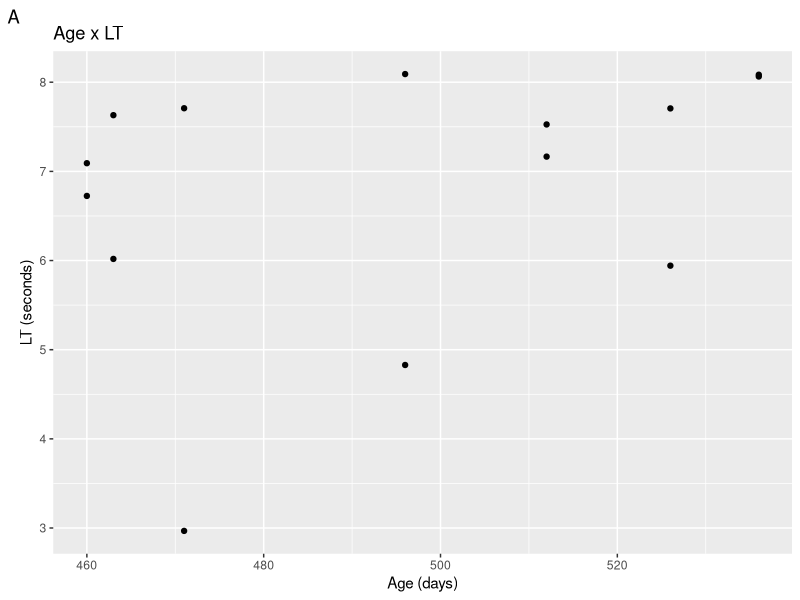
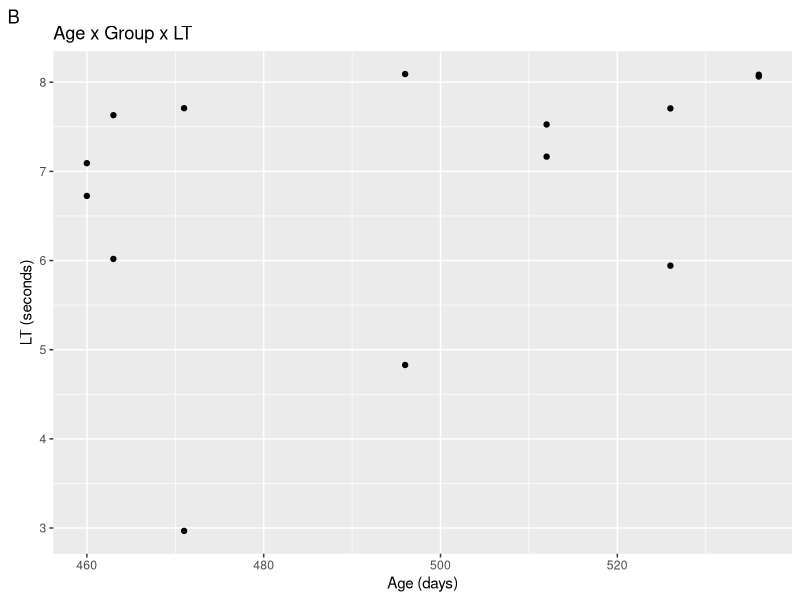
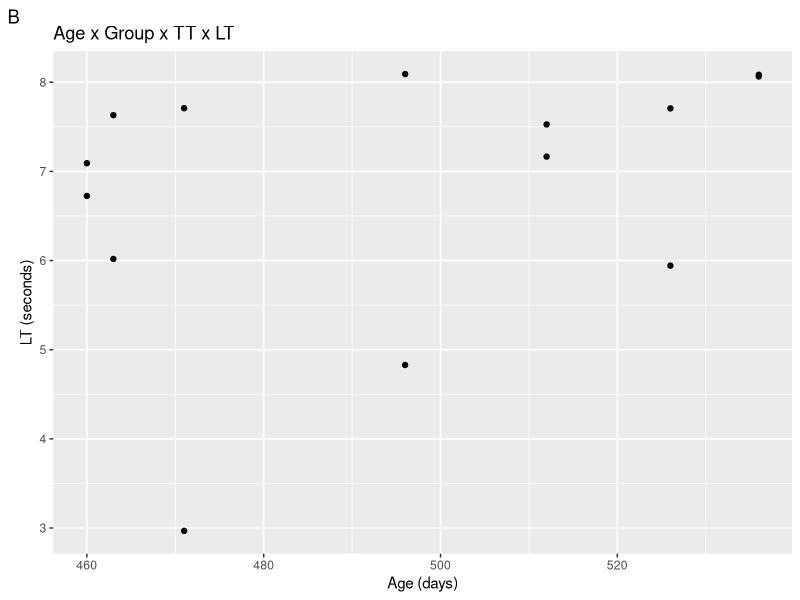
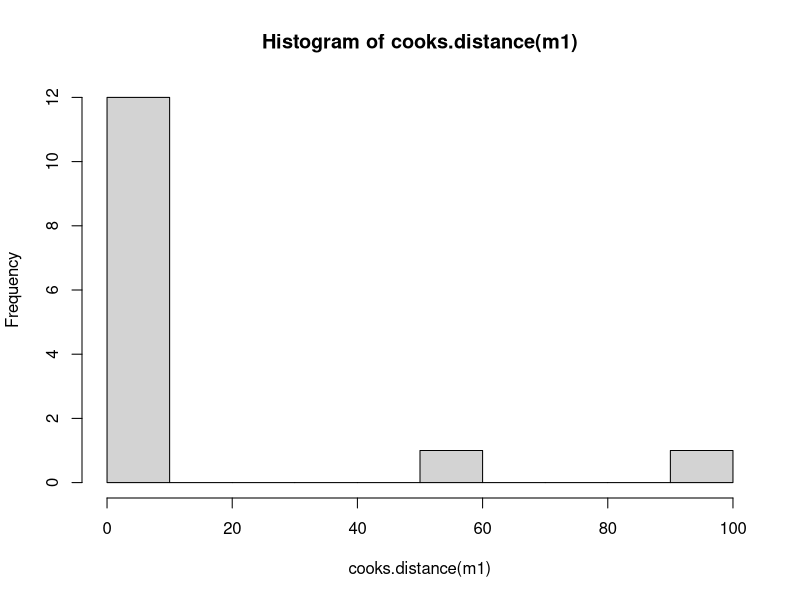

The R script that drew these images, in order: (Note: this script raises an error after producing the figures.)
# "Developmental trajectories of perceptual narrowing among monolingual and bilingual infants"
# Stage 1: Registered Report
# XXXXXXXXXXXXXXXXXX
# Submitted to Developmental Science

# Dependencies ------------------------------------------------------------
setwd("~/Downloads/trajectories-perceptual-narrowing-master/Analysis") # Need to re-set if folder downloaded from GitHub
require("praise")
require("dplyr")
require("lme4")
require("reshape2")
require ("ggplot2")
require("car")

# Pre-Processing ----------------------------------------------------------

# NOTE: Important pre-processing steps occur in the python script 'codeCleanData.py'
  # located in 'Analysis Scripts (Syntax)' folder of the OSF profile.
  # This script converts raw data into two .csv files: 
    # 1: 'allCleanData.csv' which contains all eye-tracking data for all participants
    # 2: 'analysisData.csv' which contains all eye-tracking data *for included participants only*

  # Specific inclusion criteria met in this pre-processing script are that infants have BOTH: 
    # 1: Habituated within 9 - 24 habituation trials 
      # 'habTrials > 24 or habTrials < 9'
    # 2: Looked for at least 1 second in test trials
      # 'LTSame < 1 or LTSwitch < 1'

  # Therefore, this script constitutes the analysis pipeline for all pre-processed eye-tracking data.

# Importing Data ----------------------------------------------------------

# Import pre-processed eye-tracking data (inclusion criteria mets)
cleandata <- data.frame(read.csv("analysisData.csv"))#; View(cleandata)
mydata <- cleandata

# Import behavioural data, which include all hand-scored 
  # data required for analyses (e.g., questionnaires, Mullen, etc)
behavedata <- data.frame(read.csv("behaviouralData.csv"))#; View(behavedata)

# Clean behavedata to match number of participants in excluded data set
A <- cleandata$Participant.ID
B <- behavedata$ID
identical(A, B)
# False, means there are excluded participants
  # can see in this example that clean data doesn't include
  # p's 1, 5, or 10
  # NTS: eventually make this automatic

# Alter behavedata accordingly 
behavedata <- behavedata[-c(1, 5, 10), ] # this is just erasing unnecessary columns
B <- behavedata$ID
identical(A, B)
# Now it's true, means they contain same included p's

# You now have all the data you need!
praise()

# Clean for modeling ------------------------------------------------------
ogdata <- mydata # save original data set in case you need it later

# rename relevant variables
names(mydata)[names(mydata)=="Participant.ID"] <- "id"
names(mydata)[names(mydata)=="Sex..1...male..2...female."] <- "sex"
names(mydata)[names(mydata)=="LT.Pre.test"] <- "LTPre"
names(mydata)[names(mydata)=="LT.Same.Trials"] <- "LTSame"
names(mydata)[names(mydata)=="LT.Switch.Trials"] <- "LTSwitch"
names(mydata)[names(mydata)=="LT.Post.test"] <- "LTPost"
names(mydata)[names(mydata)=="LT.total.of.pre.and.post.test"] <- "TotalTest"

# save only the columns you need
df <- mydata[ , c(1, 2)]

# add relevant behavioural variables to mydata, add new column for trial
df$age <- round(behavedata$age, 2) # NTS: age as integer
df$group <- behavedata$group

# give each participant 2 rows
df <- df %>% slice(rep(1:n(), each = 2))

# make new column for trial type
df$trial <- NA

# reshape looking time data to long format
  # could probably melt eloquently, but idk how so i'm forcing it
same <- mydata$LTSame # save same looking times
switch <- mydata$LTSwitch # save switch looking times
ltsb <- rbind(same, switch) # bind them together w ps as columns (b for 'before')
ltsa <- melt(ltsb) # put in correct long order (a for 'after')

# check visually to be sure this was done correctly 
ltsb; ltsa
  # make sure that columns from ltsb ([,1], [,2], [,3], [,4], etc) 
  # are alternating over 'same' and 'switch' in ltsa correctly
  # SUPER important: if incorrect, all analysis data will be wrong

# input data in correct format back into df
df$LT <- ltsa$value
df$trial <-ltsa$Var1

# Data is ready for modelling
praise()

# Log transformation ------------------------------------------------------

# Per Csibra et al. (2014), log transform looking time before
# Modeling or checking assumptions 

# NTS: ADD!

# Graphical Analysis ------------------------------------------------------

# NTS: Not finished, need to add illustration of group and trial effects

# Age x LT
plotAgexLT <- ggplot(df, aes(age, LT)) + geom_point() +
  labs(x ='Age (days)', y = 'LT (seconds)') +
  labs(title = 'Age x LT') +
  labs(tag ='A')
plotAgexLT

# Age x Group x LT
plotAgexGroupxLT <- ggplot(df, aes(age, LT)) + geom_point() + 
  labs(x ='Age (days)', y = 'LT (seconds)') + 
  labs(title = 'Age x Group x LT') +
  labs(tag ='B')
plotAgexGroupxLT

# Age x Group x TT x LT
plotAgexGroupxTTxLT <- ggplot(df, aes(age, LT)) + geom_point() + 
  labs(x ='Age (days)', y = 'LT (seconds)') + 
  labs(title = 'Age x Group x TT x LT') +
  labs(tag ='B')
plotAgexGroupxTTxLT

# Linear Modelling --------------------------------------------------------

### ASSUMPTIONS OF LINEAR MIXED EFFECTS MODELS ###
  # 1: Explanatory variables are related linearly to the outcoome.
  # 2: The errors have constant variance.
  # 3: The errors are independent.

# NOTES TO SELF ABOUT TESTING MODEL ASSUMPTIONS
# Plotting the residuals against the explanatory variable will indicate if the wrong model has been fitted (i.e. higher order terms are needed) or if there is some dependence on some other explanatory variable. 
# If this is the case some obvious patterning will be visible in the plot. 
# Plotting the residuals in order, any trend visible may indicate seasonal pattern or autocorrelation.
# Plotting the residuals against the fitted values will indicate if there is non-constant error variance, i.e. if the variance increases with the mean the residuals will fan out as the fitted value increases. Usually transforming the data, or using another distribution will help. 
# A Normal probability plot, histogram of the residuals or say a Wilk-Shapiro test will indicate if the normality

m0 <- lmer(LT ~ 1 + (1|id), data=df)
m1 <- lmer(LT ~ age*group*trial + (1|id), data=df)
  # Outcome = looking time
  # Predictors: age (days), group (M v B), trial (same v switch)
  # The fixed effect tells the model to fit individual trajectories for each participant

# Exploration of model ----------------------------------------------------

# Isolate coefficients and CIs 
coefficients(m1)
confint(m1)

# Goodness of Fit
summary(m1)$adj.r.squared
deviance(m1)
BIC(m1)

# Explore fitted values, predictions, and residuals
fit.m <- fitted(m1); summary(fit.m)
predict.m <- predict(m1); summary(predict.m)

residuals(m1)
rstudent(m1)

# Explore residuals

# tells you how much the outcome will change if you take out that predictor (?double check)
hist(cooks.distance(m1),nclass=10)

# Influence measures
inf.m <- influence.measures(m1)
par(mfrow=c(3,3))
for(i in 1:(dim(inf.m$infmat)[2]-1)){
  hist(inf.m$infmat[,i],
       main=dimnames(inf.m$infmat)[[2]][i])
}

# Identifying outliers by ID number
mydata$ID[cooks.distance(m1) > 0.2]

# Plot of model/residuals
layout(matrix(c(1,2,3,4),2,2))
plot(m1)

# Collinearity measures 
vif(m1)
